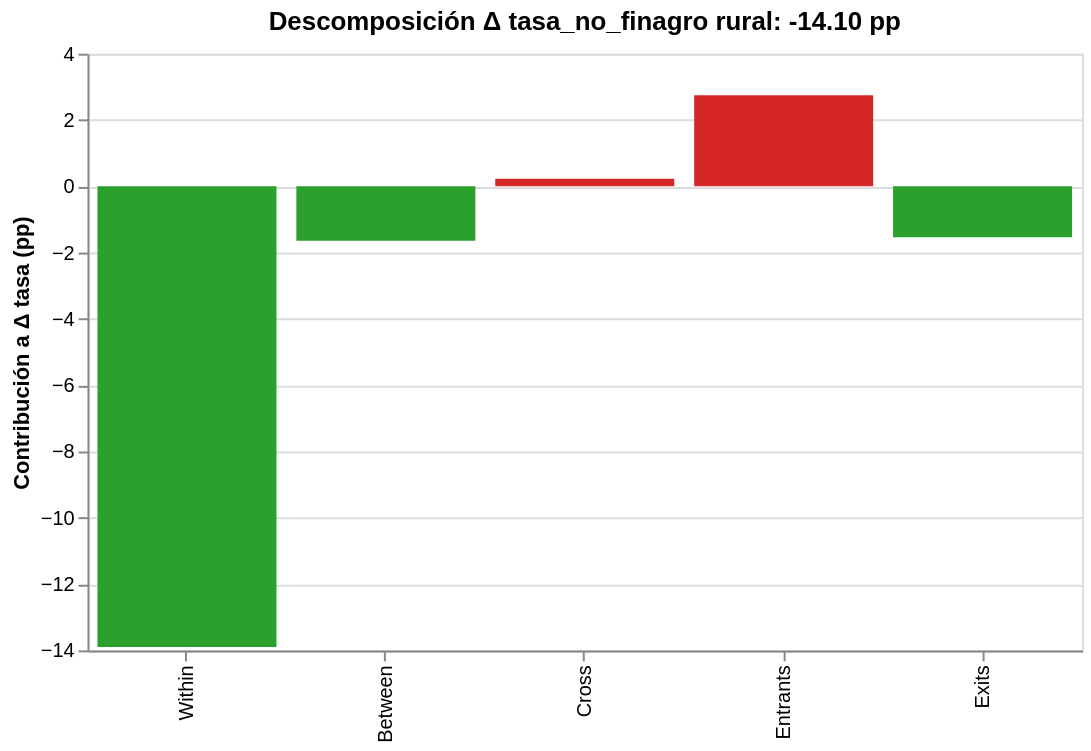

Source (notebook cell):
### Code cell
wf_data = pd.DataFrame({
    "componente": ["Within", "Between", "Cross", "Entrants", "Exits"],
    "contribucion": [
        both["within"].sum(), both["between"].sum(), both["cross"].sum(),
        entry_contrib, exit_contrib,
    ],
})

wf_chart = (
    alt.Chart(wf_data)
    .mark_bar()
    .encode(
        x=alt.X("componente:N", sort=None, title=None),
        y=alt.Y("contribucion:Q", title="Contribución a Δ tasa (pp)"),
        color=alt.condition(
            "datum.contribucion < 0",
            alt.value("#2ca02c"),
            alt.value("#d62728"),
        ),
        tooltip=[alt.Tooltip("componente:N"), alt.Tooltip("contribucion:Q", format=".2f")],
    )
    .properties(width=500, height=300,
                title=f"Descomposición Δ tasa_no_finagro rural: {delta_total:+.2f} pp")
)
wf_chart

### Figure 1 — Vega-Lite specification as saved in the notebook (floating-point values rounded to 4 significant figures)
{"config": {"view": {"continuousWidth": 300, "continuousHeight": 300}}, "data": {"name": "data-8d11c14aa876c26ed605b6e5704315d6"}, "mark": {"type": "bar"}, "encoding": {"color": {"condition": {"test": "datum.contribucion < 0", "value": "#2ca02c"}, "value": "#d62728"}, "tooltip": [{"field": "componente", "type": "nominal"}, {"field": "contribucion", "format": ".2f", "type": "quantitative"}], "x": {"field": "componente", "sort": null, "title": null, "type": "nominal"}, "y": {"field": "contribucion", "title": "Contribución a Δ tasa (pp)", "type": "quantitative"}}, "height": 300, "title": "Descomposición Δ tasa_no_finagro rural: -14.10 pp", "width": 500, "$schema": "https://vega.github.io/schema/vega-lite/v5.20.1.json", "datasets": {"data-8d11c14aa876c26ed605b6e5704315d6": [{"componente": "Within", "contribucion": -13.9}, {"componente": "Between", "contribucion": -1.646}, {"componente": "Cross", "contribucion": 0.2296}, {"componente": "Entrants", "contribucion": 2.747}, {"componente": "Exits", "contribucion": -1.535}]}}
